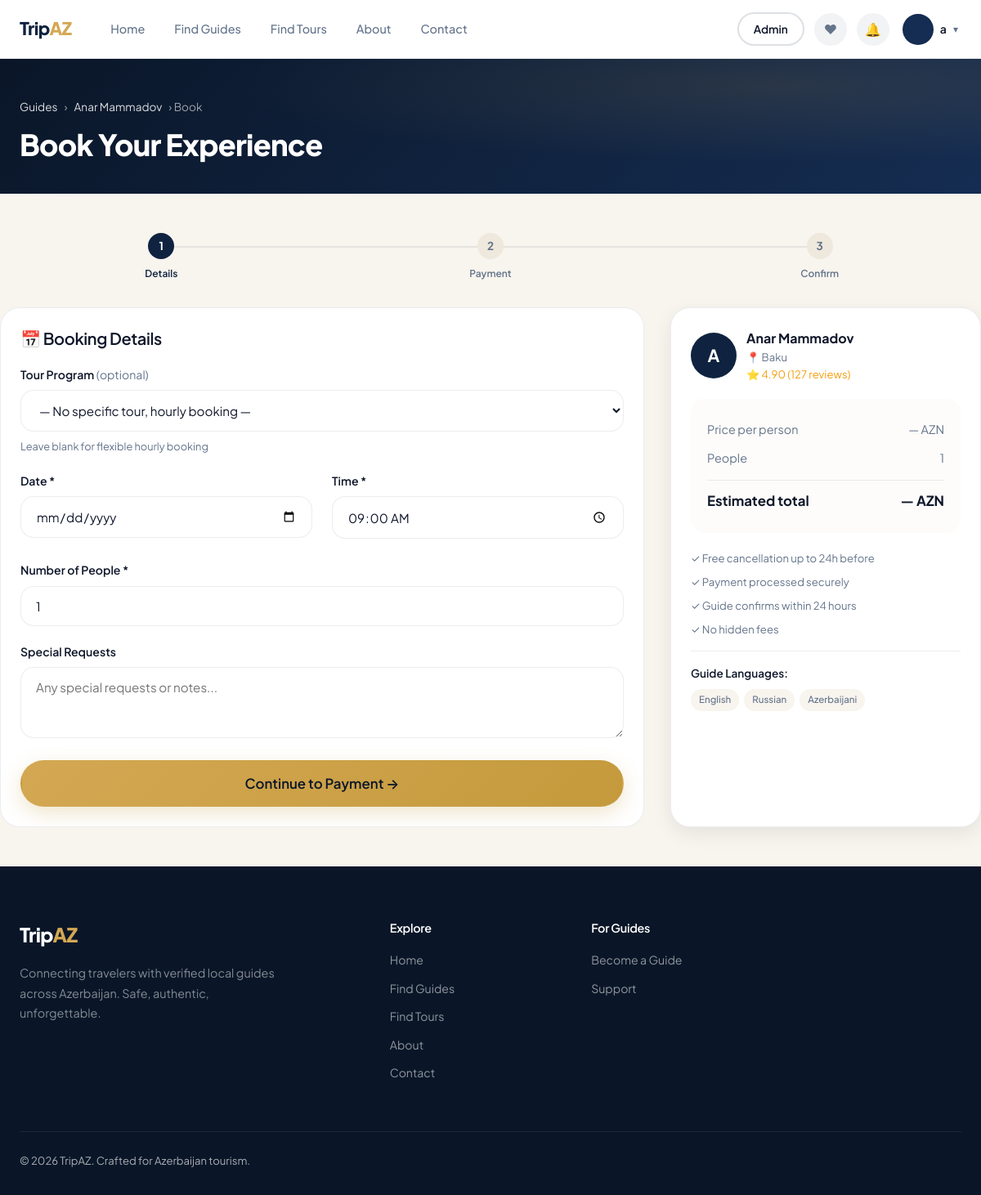
Screenshot of /bookings/book/3/ (signed in) with the database file from the repository.
### apps/accounts/models.py (models this page shows, shortened)
class User(AbstractUser):
    ROLE_TOURIST = 'tourist'
    ROLE_GUIDE = 'guide'
    ROLE_ADMIN = 'admin'
    ROLE_SUPPORT = 'support'
    ROLE_CHOICES = [
        (ROLE_TOURIST, 'Tourist'),
        (ROLE_GUIDE, 'Guide'),
        (ROLE_ADMIN, 'Admin'),
        (ROLE_SUPPORT, 'Support'),
    ]
    role = models.CharField(max_length=20, choices=ROLE_CHOICES, default=ROLE_TOURIST)
    phone = models.CharField(max_length=20, blank=True)
    avatar = models.ImageField(upload_to='avatars/', blank=True, null=True)
    is_banned = models.BooleanField(default=False)
    created_at = models.DateTimeField(auto_now_add=True)
    @property
    def is_guide(self):
        return self.role == self.ROLE_GUIDE

### apps/guides/models.py (models this page shows, shortened)
class GuideProfile(models.Model):
    STATUS_PENDING = 'pending'
    STATUS_APPROVED = 'approved'
    STATUS_REJECTED = 'rejected'
    VERIFICATION_CHOICES = [
        (STATUS_PENDING, 'Pending Review'),
        (STATUS_APPROVED, 'Approved'),
        (STATUS_REJECTED, 'Rejected'),
    ]
    LANGUAGE_CHOICES = [
        ('english', 'English'), ('russian', 'Russian'), ('azerbaijani', 'Azerbaijani'),
        ('turkish', 'Turkish'), ('german', 'German'), ('french', 'French'),
        ('arabic', 'Arabic'), ('chinese', 'Chinese'), ('spanish', 'Spanish'),
    ]
    CITY_CHOICES = [
        ('baku', 'Baku'), ('ganja', 'Ganja'), ('sheki', 'Sheki'),
        ('lankaran', 'Lankaran'), ('quba', 'Quba'), ('gabala', 'Gabala'),
        ('nakhchivan', 'Nakhchivan'), ('shamakhi', 'Shamakhi'), ('zagatala', 'Zagatala'),
    ]
    user = models.OneToOneField(settings.AUTH_USER_MODEL, on_delete=models.CASCADE, related_name='guide_profile')
    slug = models.SlugField(max_length=150, unique=True, blank=True)
    bio = models.TextField()
    tagline = models.CharField(max_length=200, blank=True)
    city = models.CharField(max_length=50, choices=CITY_CHOICES, default='baku')
    languages = models.CharField(max_length=300, default='english', help_text='Comma-separated languages')
    experience_years = models.PositiveIntegerField(default=1)
    license_number = models.CharField(max_length=100, blank=True)
    has_certificate = models.BooleanField(default=False)
    verification_status = models.CharField(max_length=20, choices=VERIFICATION_CHOICES, default=STATUS_PENDING)
    rejection_reason = models.TextField(blank=True)
    rating = models.DecimalField(max_digits=3, decimal_places=2, default=0.0,
                                  validators=[MinValueValidator(0), MaxValueValidator(5)])
    total_reviews = models.PositiveIntegerField(default=0)
    is_featured = models.BooleanField(default=False)
    cover_image = models.ImageField(upload_to='guides/covers/', blank=True, null=True)
    created_at = models.DateTimeField(auto_now_add=True)
    updated_at = models.DateTimeField(auto_now=True)
    class Meta:
        ordering = ['-is_featured', '-rating', '-created_at']
        indexes = [
            models.Index(fields=['verification_status']),
            models.Index(fields=['city']),
            models.Index(fields=['rating']),
            models.Index(fields=['slug']),
        ]
    def __str__(self):
        return f'Guide: {self.user.get_full_name() or self.user.username}'
    def get_languages_list(self):
        return [lang.strip() for lang in self.languages.split(',') if lang.strip()]

### apps/bookings/views.py (the view)
# urls.py: path('book/<int:guide_pk>/', views.booking_create, name='create'),
@login_required
def booking_create(request, guide_pk):
    guide = get_object_or_404(GuideProfile, pk=guide_pk, verification_status='approved')
    if request.user.is_guide and request.user.guide_profile == guide:
        messages.error(request, "You can't book yourself.")
        return redirect('guides:profile', pk=guide_pk)
    if request.method == 'POST':
        form = BookingForm(guide=guide, data=request.POST)
        if form.is_valid():
            booking = form.save(commit=False)
            booking.tourist = request.user
            booking.guide = guide
            if booking.tour:
                booking.total_price = booking.tour.price_per_person * booking.people_count
            else:
                booking.total_price = 0
            booking.save()
            Notification.objects.create(
                user=guide.user,
                notification_type='booking',
                title='New Booking Request',
                message=f'{request.user.get_full_name() or request.user.username} wants to book on {booking.booking_date}.',
                link=f'/guides/dashboard/'
            )
            return redirect('bookings:payment', pk=booking.pk)
    else:
        form = BookingForm(guide=guide)
    return render(request, 'bookings/booking_form.html', {'form': form, 'guide': guide})

### templates/bookings/booking_form.html (shortened to what this page needs)
{% extends 'base.html' %}
{% load widget_tweaks %}
{% block content %}
<div class="page-header">
  <div class="container">
    <div class="breadcrumb">
      <a href="{% url 'guides:catalog' %}">Guides</a> › <a href="{% url 'guides:profile' guide.pk %}">{{ guide.user.get_full_name }}</a> › Book
    </div>
    <h1>Book Your Experience</h1>
  </div>
</div>
<div class="container section-sm">
  <div class="booking-progress reveal">
    <div class="booking-step active"><div class="booking-step-dot">1</div><div class="booking-step-label">Details</div></div>
    <div class="booking-step"><div class="booking-step-dot">2</div><div class="booking-step-label">Payment</div></div>
    <div class="booking-step"><div class="booking-step-dot">3</div><div class="booking-step-label">Confirm</div></div>
  </div>
  <div class="booking-wizard">
    <div>
      <div class="card">
        <div class="card-body">
          <h3 style="margin-bottom:20px;">📅 Booking Details</h3>
          <form method="post" id="booking-form">
            <div class="form-group">
              <label class="form-label">Tour Program <span style="color:var(--text-muted);font-weight:400;">(optional)</span></label>
              {% render_field form.tour class="form-control" %}
              <div class="form-hint">Leave blank for flexible hourly booking</div>
            </div>
            <div class="grid-2">
              <div class="form-group">
                <label class="form-label">Date *</label>
                {% render_field form.booking_date class="form-control" %}
              </div>
              <div class="form-group">
                <label class="form-label">Time *</label>
                {% render_field form.booking_time class="form-control" %}
              </div>
            </div>
            <div class="form-group">
              <label class="form-label">Number of People *</label>
              {% render_field form.people_count class="form-control" min="1" max="20" %}
            </div>
            <div class="form-group">
              <label class="form-label">Special Requests</label>
              {% render_field form.special_requests class="form-control" %}
            </div>
            <button type="submit" class="btn btn-primary btn-lg" style="width:100%;">Continue to Payment →</button>
          </form>
        </div>
      </div>
    </div>
    <div class="booking-summary">
      <div style="display:flex;align-items:center;gap:12px;margin-bottom:16px;">
        {% if guide.user.avatar %}
          <img src="{{ guide.user.avatar.url }}" style="width:56px;height:56px;border-radius:50%;object-fit:cover;">
        {% else %}
          <div style="width:56px;height:56px;border-radius:50%;background:var(--primary);display:flex;align-items:center;justify-content:center;color:white;font-size:1.3rem;font-weight:700;">
            {{ guide.user.first_name|first }}
          </div>
        {% endif %}
        <div>
          <div style="font-weight:700;">{{ guide.user.get_full_name }}</div>
          <div style="font-size:.82rem;color:var(--text-muted);">📍 {{ guide.get_city_display }}</div>
          {% if guide.total_reviews > 0 %}
          <div style="font-size:.82rem;color:#f59e0b;">⭐ {{ guide.rating }} ({{ guide.total_reviews }} reviews)</div>
          {% endif %}
        </div>
      </div>
      <div class="price-breakdown">
        <div class="price-row">
          <span>Price per person</span>
          <span id="summary-rate">— AZN</span>
        </div>
        <div class="price-row">
          <span>People</span>
          <span id="summary-people">1</span>
        </div>
        <div class="price-row total">
          <span>Estimated total</span>
          <span id="summary-total">— AZN</span>
        </div>
      </div>
      <div style="font-size:.82rem;color:var(--text-muted);display:flex;flex-direction:column;gap:8px;">
        <div>✓ Free cancellation up to 24h before</div>
        <div>✓ Payment processed securely</div>
        <div>✓ Guide confirms within 24 hours</div>
        <div>✓ No hidden fees</div>
      </div>
      {% if guide.availability %}
      <div style="margin-top:16px;padding-top:16px;border-top:1px solid var(--border);">
        <div style="font-size:.85rem;font-weight:600;margin-bottom:8px;">Guide Languages:</div>
        <div class="lang-tags">
          {% for lang in guide.get_languages_list %}
          <span class="lang-tag">{{ lang }}</span>
          {% endfor %}
        </div>
      </div>
      {% endif %}
    </div>
  </div>
</div>
{% endblock %}

### templates/partials/navbar.html (shortened to what this page needs)
{% load static %}
<nav class="navbar {% block nav_variant %}navbar--solid{% endblock %}" id="site-navbar">
  <div class="container">
    <a href="{% url 'core:home' %}" class="navbar-brand">
      Trip<span>AZ</span>
    </a>
    <div class="navbar-nav">
      <a href="{% url 'core:home' %}" {% if request.resolver_match.url_name == 'home' %}class="active"{% endif %}>Home</a>
      <a href="{% url 'guides:catalog' %}" {% if request.resolver_match.url_name == 'catalog' %}class="active"{% endif %}>Find Guides</a>
      <a href="{% url 'guides:tour_catalog' %}" {% if request.resolver_match.url_name == 'tour_catalog' %}class="active"{% endif %}>Find Tours</a>
      <a href="{% url 'core:about' %}" {% if request.resolver_match.url_name == 'about' %}class="active"{% endif %}>About</a>
      <a href="{% url 'core:contacts' %}" {% if request.resolver_match.url_name == 'contacts' %}class="active"{% endif %}>Contact</a>
    </div>
    <div class="navbar-actions">
      {% if user.is_authenticated %}
        {% if user.is_staff or user.role == 'admin' or user.role == 'support' %}
          <a href="{% url 'core:admin_dashboard' %}" class="btn btn-outline btn-sm">Admin</a>
        {% endif %}
        {% if user.role == 'tourist' or user.role == '' %}
          <a href="{% url 'accounts:favorites' %}" class="nav-notif{% if request.resolver_match.url_name == 'favorites' %} active{% endif %}" title="My Favourites">❤</a>
        {% endif %}
        <a href="{% url 'core:notifications' %}" class="nav-notif" title="Notifications">
          🔔
        </a>
        <div class="nav-dropdown">
          <a href="#" class="nav-dropdown-trigger" onclick="return false;">
            {% if user.avatar %}
              <img src="{{ user.avatar.url }}" alt="" class="nav-avatar">
            {% else %}
              <div class="nav-avatar" style="background:var(--navy-700);display:flex;align-items:center;justify-content:center;color:white;font-size:.8rem;font-weight:700;">
              </div>
            {% endif %}
            <span style="font-weight:600;font-size:.88rem;max-width:90px;overflow:hidden;text-overflow:ellipsis;">{{ user.first_name|default:user.username }}</span>
            <span style="color:var(--text-muted);font-size:.75rem;">▾</span>
          </a>
        </div>
      {% else %}
        <a href="{% url 'guides:register' %}" class="btn btn-outline btn-sm navbar-guide-btn">Become a Guide</a>
        <a href="{% url 'accounts:login' %}" class="btn btn-ghost btn-sm">Log In</a>
        <a href="{% url 'accounts:register' %}" class="btn btn-primary btn-sm">Sign Up</a>
      {% endif %}
    </div>
  </div>
</nav>

### rows the page displays
User: first_name "a"
GuideProfile: user.get_full_name "Anar Mammadov", user.first_name|first "A", city "Baku", rating "4.90", total_reviews "127"

### other values shown
{{ lang }} "English" "Russian" "Azerbaijani"
